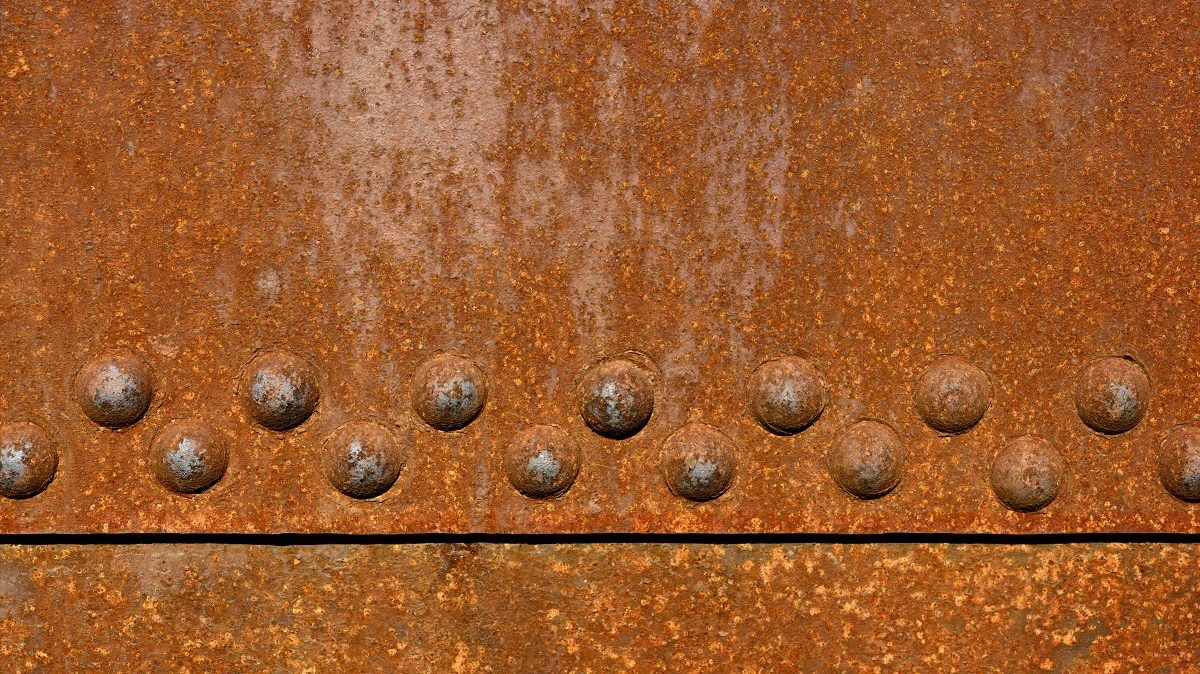
#> input picture Images/testimg1.jpeg, 1200 x 674 px
$ jupyter execute SDP.ipynb
#> lines starting #> are read from the running program, lines starting #| are printed output that depends on the picture; after the words box and inside, x2 and y2 are one past the last pixel; in counts of white or black regions, pixels touching at a corner belong together
# Corrosion Detection

### Detection of corrosion using Image Processing

[cell 1]
import cv2
import PIL
import matplotlib.pyplot as plt
import numpy as np
from PIL import Image

[cell 2]
def cv_imread(file_path):
#> called with file_path = 'Images/testimg1.jpeg'
    cv_img = cv2.imdecode(np.fromfile("Images/testimg1.jpeg", dtype=np.uint8), -1)
#> cv_img is the input picture: shape (674, 1200, 3); mean B, G, R 45.1, 91.1, 157.1
    return cv_img
file_path = 'Images/testimg1.jpeg'
img = cv_imread(file_path)
print(img)
#> (printed output is left out)

[cell 3]
src_path = "Images/testimg1.jpeg"
img= cv2.imread(src_path)
im1=cv2.cvtColor(img, cv2.COLOR_BGR2HSV)
#> im1: shape (674, 1200, 3); mean H, S, V 12.9, 185.6, 157.1
plt.imshow(im1)

[cell 4]
IMG = cv2.resize(im1, (256, 256), interpolation = cv2.INTER_NEAREST)
#> IMG: shape (256, 256, 3); mean H, S, V 12.9, 185.6, 157.1
plt.imshow(IMG)

[cell 5]
from mpl_toolkits.mplot3d import Axes3D
from matplotlib import cm
from matplotlib import colors

[cell 6]
r, g, b = cv2.split(IMG)
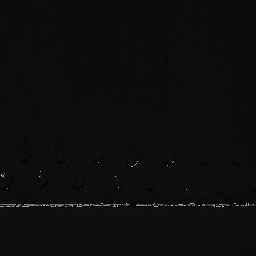
#> r: shape (256, 256); min 0, max 178, mean 12.9
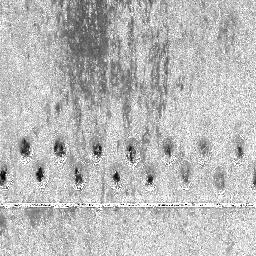
#> g: shape (256, 256); min 0, max 255, mean 185.6
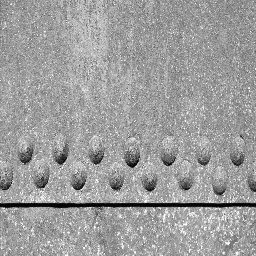
#> b: shape (256, 256); min 0, max 255, mean 157.1
fig = plt.figure()
axis = fig.add_subplot(1, 1, 1, projection="3d")
pixel_colors = IMG.reshape((np.shape(IMG)[0]*np.shape(IMG)[1], 3))
norm = colors.Normalize(vmin=-1.,vmax=1.)
norm.autoscale(pixel_colors)
pixel_colors = norm(pixel_colors).tolist()
#> pixel_colors = 65536 items
axis.scatter(r.flatten(), g.flatten(), b.flatten(), facecolors=pixel_colors, marker=".")
axis.set_xlabel("Red")
axis.set_ylabel("Green")
axis.set_zlabel("Blue")
plt.show()
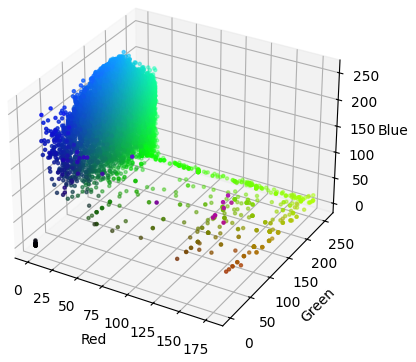
#> figure drawn by matplotlib, 1 panel

[cell 7]
from matplotlib import pyplot as plt
import cv2


cv2.cvtColor(IMG, cv2.COLOR_RGB2HSV)

H, S, V = IMG[:,:,0],IMG[:,:,1],IMG[:,:,2]

plt.figure(figsize=(10,8))
plt.subplot(311)                             #plot in the first cell
plt.subplots_adjust(hspace=.5)
plt.title("Hue")
plt.hist(np.ndarray.flatten(H), bins=180)
plt.subplot(312)                             #plot in the second cell
plt.title("Saturation")
plt.hist(np.ndarray.flatten(S), bins=128)
plt.subplot(313)                             #plot in the third cell
plt.title("Luminosity Value")
plt.hist(np.ndarray.flatten(V), bins=128)
plt.show()
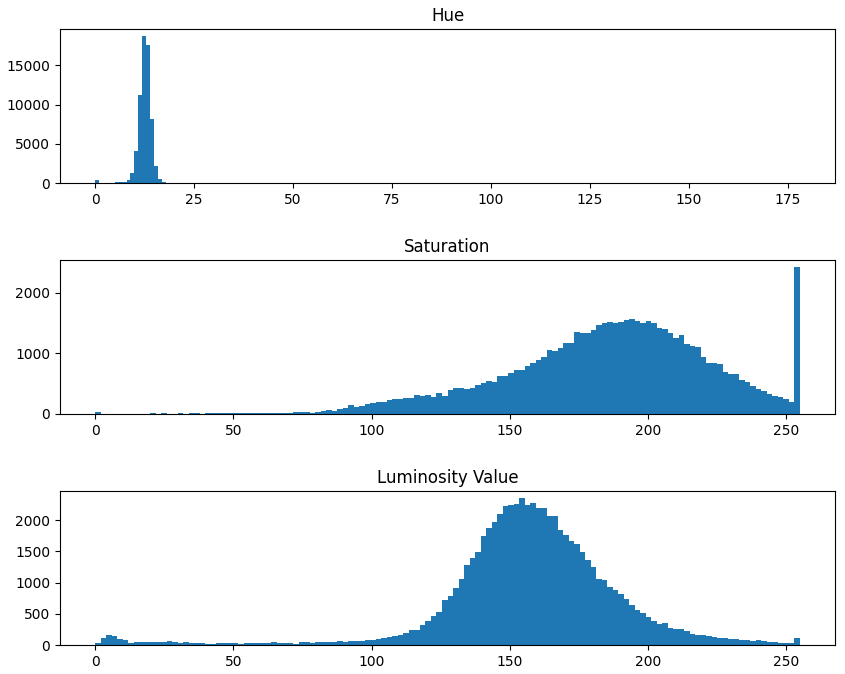
#> figure drawn by matplotlib, 3 panels; panel 1: tallest bar 18695 high, from x = 11.87 to 12.86; panel 2: tallest bar 2421 high, from x = 253 to 255; panel 3: tallest bar 2347 high, from x = 153.4 to 155.4
V

[cell 8]
Org= cv2.imread('Images/testimg1.jpeg')
org = cv2.cvtColor(Org, cv2.COLOR_BGR2RGB)
frame=cv2.cvtColor(Org, cv2.COLOR_BGR2HSV)
plt.imshow(org)

[cell 9]
lower = np.array([0, 75, 110])
upper = np.array([23,255, 220])


mask = cv2.inRange(frame, lower, upper)
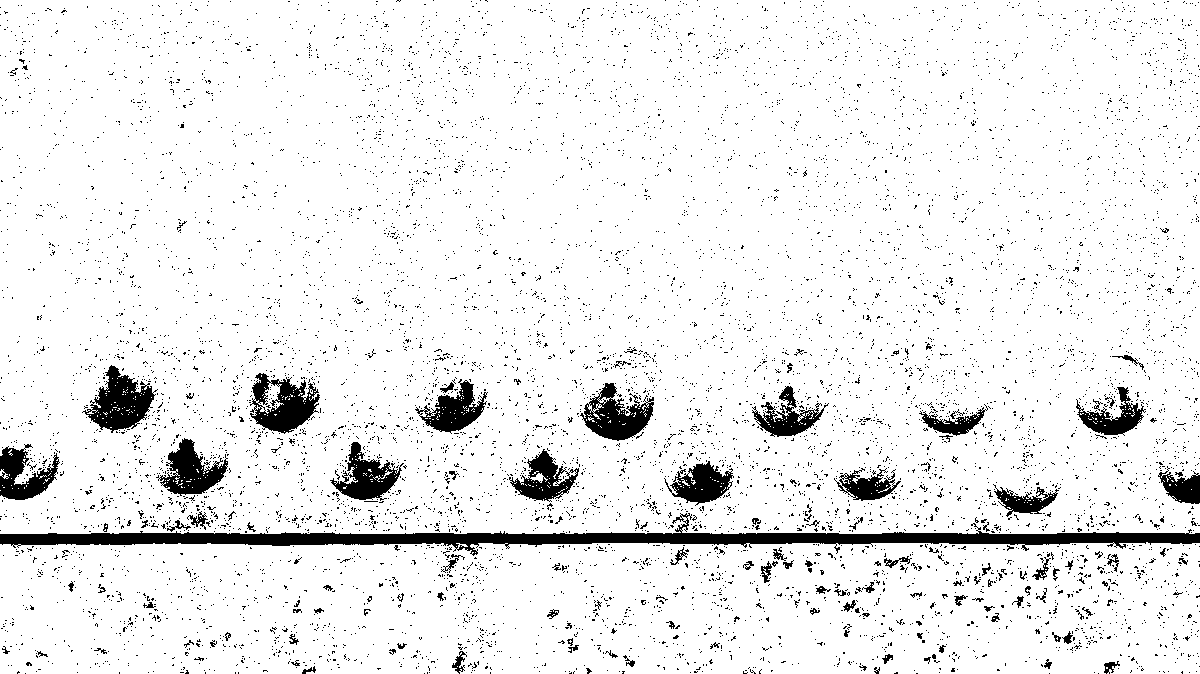
#> mask: shape (674, 1200); 92.8% white; 8638 black regions (8517 under 20 px)
plt.imshow(mask)

[cell 10]
contours, hierarchy = cv2.findContours(mask, cv2.RETR_TREE, cv2.CHAIN_APPROX_SIMPLE)
#> contours = 11079 contours, 10871 with area under 20; largest, box (x1, y1, x2, y2) and area: (0, 0, 1200, 534) 635354, (0, 542, 1200, 674) 153994, (82, 364, 156, 434) 2684, (579, 393, 655, 442) 2156, (249, 378, 321, 435) 2138
for pic, contour in enumerate(contours):

        area = cv2.contourArea(contour)
        k=1
        if(area > 15000):

            x, y, w, h = cv2.boundingRect(contour)

            org= cv2.rectangle(org, (x, y), (x + w, y + h), (255, 255, 255), 5)


            cv2.putText(org, "Rusted", (50, 60),cv2.FONT_HERSHEY_SIMPLEX, 3.0, (0, 1, 255),3)
#> this loop made 11079 passes
#> (area, x, y, w, h) on passes 5, 2196: (153994, 0, 542, 1200, 132), (635354.5, 0, 0, 1200, 534)
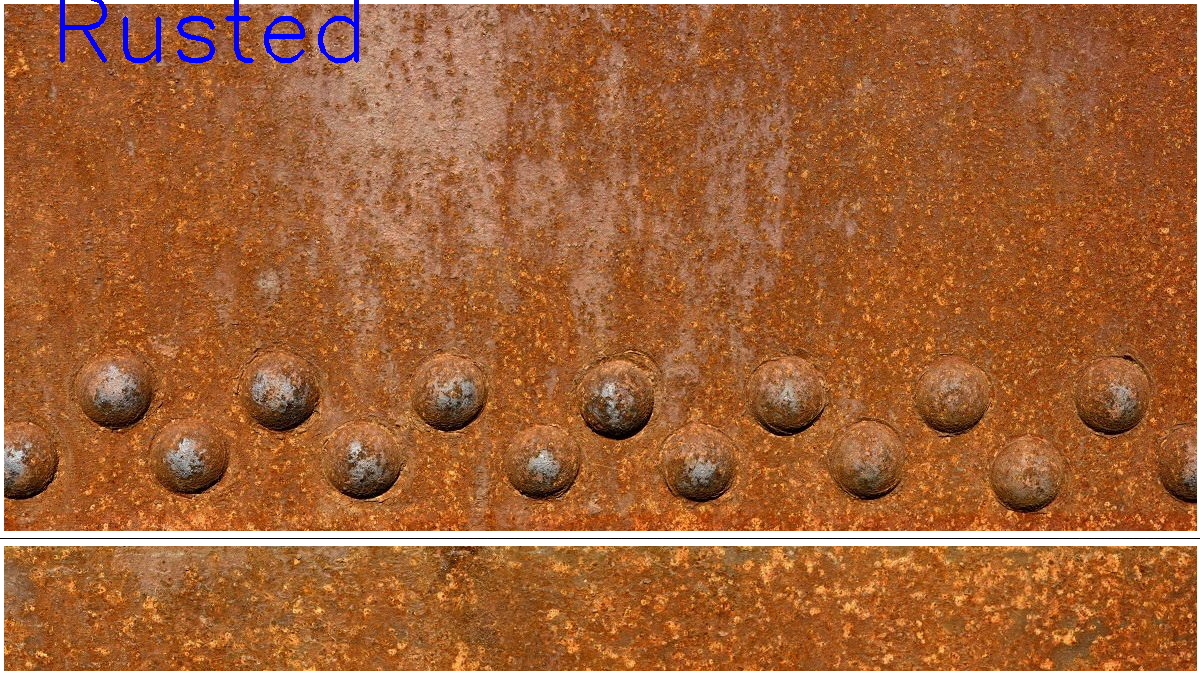
#> org: shape (674, 1200, 3); mean R, G, B 161.9, 97.8, 54.2
if(k>0):
  cv2.putText(org, "Not Rusted", (50, 60),cv2.FONT_HERSHEY_SIMPLEX, 2.0, (0, 0, 255),2)
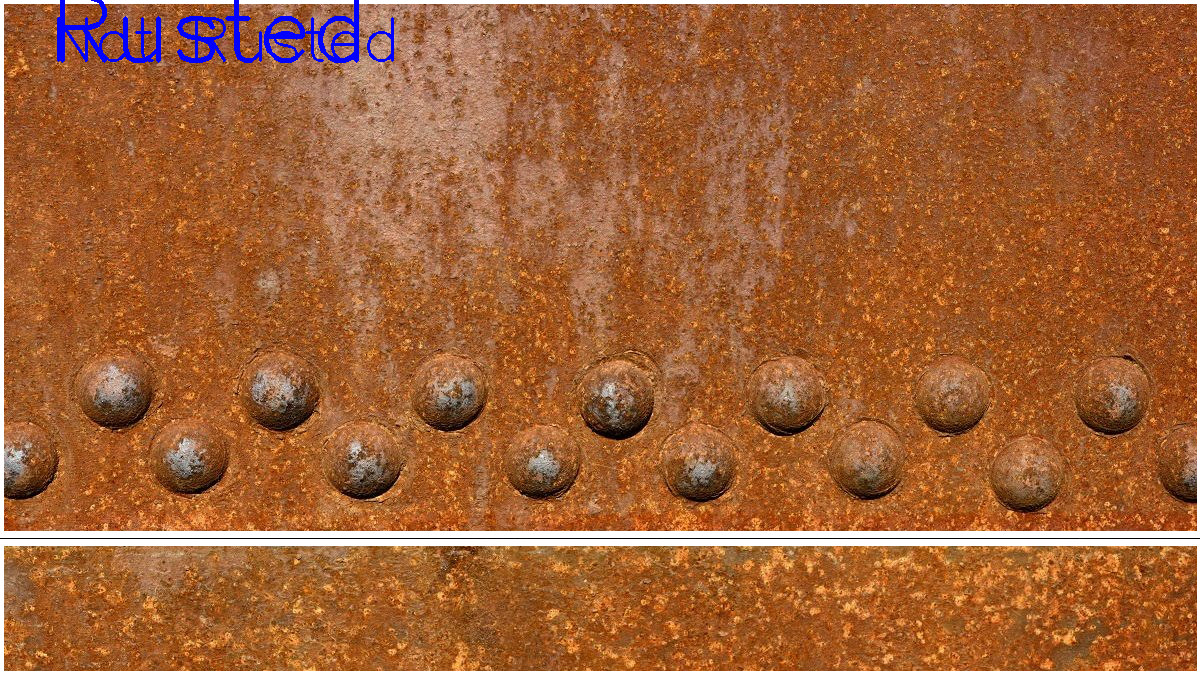
#> org: shape (674, 1200, 3); 0.31% of pixels changed, all inside (x1, y1, x2, y2) = (57, 17, 394, 62)

plt.imshow(org)
